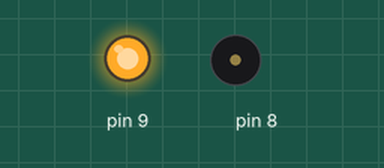
This sketch was run on a simulated Arduino Uno, built with avr-gcc and run on an emulated ATmega328P. Shown: output pins drawn as LEDs (lit = HIGH), buzzer (waves = sounding).

Above: at 0.19 s.
Timing chart, 0 to 3.0 s (numbered marks = the images above):
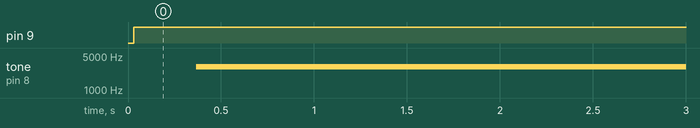

Measured:
- by itself, pin 9: LOW → HIGH at 0.03 s
- by itself, tone on pin 8: silent → 2999 Hz at 0.37 s

The sketch:

fengmingdeng.ino
```cpp
//项目六 报警器+闪烁灯
float sinVal;
int toneVal;
int lightVal;

void setup(){
     pinMode(8, OUTPUT);
     pinMode(9, OUTPUT);
}

void loop(){
     for(int x=0; x<180; x++){
            sinVal = (sin(x*(3.1412/180)));
            toneVal = 2000+(int(sinVal*1000));
            lightVal =150+ (int(sinVal*1000));
            tone(8, toneVal);
            delay(2);
            analogWrite(9,lightVal);
            delay(2);


     }
}
```
